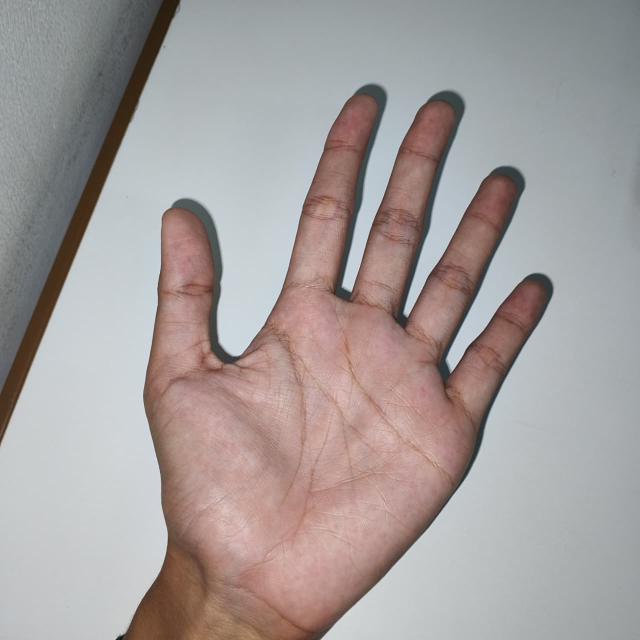
#> input picture bee.jpeg, 1280 x 1280 px (shown at 1/2 size)
$ jupyter execute --allow-errors modul4.ipynb
#> lines starting #> are read from the running program, lines starting #| are printed output that depends on the picture; after the words box and inside, x2 and y2 are one past the last pixel; in counts of white or black regions, pixels touching at a corner belong together
[cell 1]
import numpy as np
import matplotlib.pyplot as plt
import pandas as pd
import cv2

[cell 2]
def resize(citra, tinggi_baru, lebar_baru):
    tinggi_asal, lebar_asal = citra.shape[:2]  # :2 agar aman untuk grayscale maupun RGB
    skala_y = tinggi_asal / tinggi_baru
    skala_x = lebar_asal / lebar_baru

    # Cek apakah citra berwarna atau grayscale
    if len(citra.shape) == 3:
        hasil = np.zeros((tinggi_baru, lebar_baru, citra.shape[2]), dtype=np.uint8)
    else:
        hasil = np.zeros((tinggi_baru, lebar_baru), dtype=np.uint8)

    for i in range(tinggi_baru):
        for j in range(lebar_baru):
            y_asal = min(int(i * skala_y), tinggi_asal - 1)
            x_asal = min(int(j * skala_x), lebar_asal - 1)
            hasil[i, j] = citra[y_asal, x_asal]

    return hasil

[cell 3]
tangan1 = plt.imread("bee.jpeg")
#> tangan1 is the input picture: shape (1280, 1280, 3); mean R, G, B 164.4, 156.9, 155.7

plt.imshow(tangan1)
plt.axis("off")

[cell 4]
tangan2 = cv2.cvtColor(tangan1, cv2.COLOR_BGR2GRAY)
ukurtangan = resize (tangan1, 256, 256 )
tangan = cv2.cvtColor(ukurtangan, cv2.COLOR_BGR2GRAY)
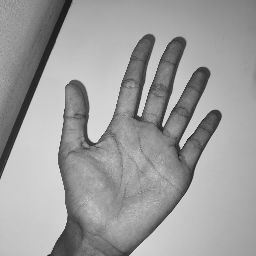
#> tangan: shape (256, 256); min 23, max 229, mean 157.3

plt.subplot(1, 2, 1)
plt.title("Sebelum Resize")
plt.imshow(tangan2, cmap="gray")

plt.subplot(1, 2, 2)
plt.title("Sesudah Resize")
plt.imshow(tangan, cmap="gray")
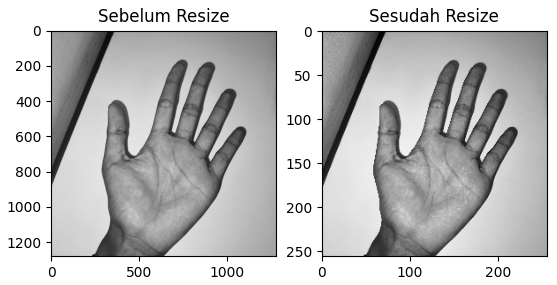
#> figure drawn by matplotlib, 2 panels

[cell 5]
def konvolusi(img, kernel):
    size = kernel.shape[0]
    pad_size = size // 2
    padded = np.pad(img, pad_size, mode='constant')
    canvas = np.zeros_like(img).astype(np.float32)
    height, width = img.shape

    for i in range(height):
        for j in range(width):
            region = padded[i:i+size, j:j+size]
            canvas[i, j] = np.sum(region * kernel)

    return canvas

[cell 6]
kernelSmoothing = np.array([
    [1/10, 1/10, 1/10],
    [1/10, 1/5,  1/10],
    [1/10, 1/10, 1/10]
])

kernelSharpening = np.array([
    [1/9, 1/9, 1/9],
    [1/9, 8/9, 1/9],
    [1/9, 1/9, 1/9]
])

sobelX = np.array([
    [-1, 0, 1],
    [-2, 0, 2],
    [-1, 0, 1]
], dtype=np.float32)

sobelY = np.array([
    [ 1,  2,  1],
    [ 0,  0,  0],
    [-1, -2, -1]
], dtype=np.float32)

prewittX = np.array([
    [-1, 0, 1],
    [-1, 0, 1],
    [-1, 0, 1]
], dtype=np.float32)

prewittY = np.array([
    [ 1,  1,  1],
    [ 0,  0,  0],
    [-1, -1, -1]
], dtype=np.float32)

robertsX = np.array([
    [1, 0],
    [0, -1]
], dtype=np.float32)

robertsY = np.array([
    [0, 1],
    [-1, 0]
], dtype=np.float32)

[cell 7]
def edge(img, kernelx, kernely):
    gx = konvolusi(img, kernelx)
#> in konvolusi, `padded = np.pad(img, pad_size, mode='constant')`:
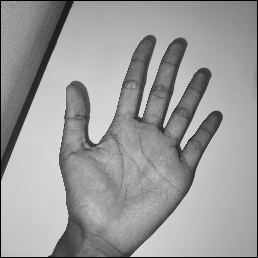
#> padded: shape (258, 258); min 0, max 229, mean 154.9
    gy = konvolusi(img, kernely)
#> after the loop in konvolusi (call 2), `for i in range(height):`:
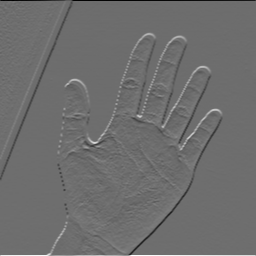
#> canvas: shape (256, 256) float32; min -642, max 844, mean -0.3; drawn with min black and max white

    canvas = np.zeros_like(img, dtype=np.float32)
    canvas = np.abs(gx) + np.abs(gy)
    canvas = canvas * 255.0 / np.max(canvas)

    return np.clip(canvas, 0, 255).astype(np.uint8)

[cell 8]
sobel  = edge(tangan,  sobelX, sobelY)
plt.title("Deteksi Tepi")
plt.imshow(sobel, cmap="gray")

[cell 9]
def tresh(img, nilai):
    h, w = img.shape
    canvas = np.zeros_like(img, dtype = np.uint8)
    for i in range (h):
        for j in range (w):
            if (img[i, j] > nilai):
                canvas[i, j] = 255
            elif(img[i, j] <= nilai):
                canvas[i,j] = 0
    return canvas

[cell 10]
tangantres = tresh (sobel, 20)
#> after the loop in tresh, `for i in range (h):`:
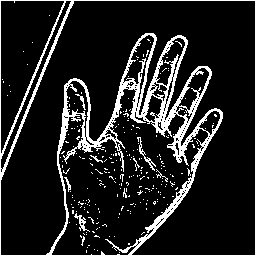
#> canvas: shape (256, 256); 13.4% white in thin lines or dots
plt.title("Tresholding")
plt.imshow(tangantres, cmap="gray")

[cell 11]
kernel_diamond = np.array([
    [1,1,1,1,1],
    [1,1,1,1,1],
    [1,1,1,1,1],
    [1,1,1,1,1],
    [1,1,1,1,1]
])

kernel_cross = np.array([
    [1,1,1],
    [1,1,1],
    [1,1,1]
])

kernel_x = np.array([
    [1,0,0,0,1],
    [0,1,0,1,0],
    [0,0,1,0,0],
    [0,1,0,1,0],
    [1,0,0,0,1]
], dtype=np.uint8)

[cell 12]
# dilasi
def dilasi(img, kernel):
    h, w = img.shape
    k_h, k_w = kernel.shape

    center = k_h // 2
    hasil = np.zeros((h,w))
    for i  in range(center, h - center):
        for j in range(center, w - center):
            if img[i,j] == 255:
                for k in range (k_h):
                    for l in range (k_w):
                        if (kernel[k,l] == 1):
                            hasil [i + k - center, j + l - center] = 255
            else :
                if hasil[i,j] != 255 :
                    hasil[i,j] = 0
    return hasil

[cell 13]
#erosi
def erosi(img, kernel) :
    h, w = img.shape
    k_h, k_w = kernel.shape

    center = k_h // 2
    hasil = np.zeros((h,w))
    for i  in range(center, h - center):
        for j in range(center, w - center):
            cocok = True
            for k in range (k_h):
                for l in range (k_w):
                    if kernel[k,l] == 1 and img[i + k - center, j + l - center] == 0:
                        cocok = False
                        break
                if not cocok :
                    break
            if cocok :
                hasil[i,j] = 255
    return hasil

#opening = erosi + dilasi
#closing = dilasi + erosi

[cell 14]
#thinning
def thinning(img):
    biner = (img > 0).astype(np.uint8)
    h, w = biner.shape
    changed = True

    while changed :
        changed = False
        hapus = []
        #step 1
        for i in range (1, h-1):
            for j in range (1, w-1):
                p1 = biner[i,j]
                if p1 != 1:
                    continue
                p2 = biner[i-1, j]
                p3 = biner[i-1, j+1]
                p4 = biner[i, j+1]
                p5 = biner[i+1, j+1]
                p6 = biner[i+1, j]
                p7 = biner[i+1, j-1]
                p8 = biner[i, j-1]
                p9 = biner[i-1, j-1]

                tetangga = [p2, p3, p4, p5, p6, p7, p8, p9]
                jmlh = np.sum(tetangga)
                transisi = 0
                urutan = tetangga + [p2]

                for k in range(8) :
                    if urutan[k] == 0 and urutan[k+1] == 1:
                        transisi += 1

                if (
                    2 <= jmlh <= 6 and
                    transisi == 1 and
                    p2 * p4 * p6 == 0 and
                    p4 * p6 * p8 == 0
                ) :
                    hapus.append((i,j))
        if hapus :
            changed = True
            for i, j in hapus :
                biner[i,j] = 0
        hapus = []

        #step 2
        for i in range (1, h-1):
            for j in range (1, w-1):
                p1 = biner[i,j]
                if p1 != 1:
                    continue
                p2 = biner[i-1, j]
                p3 = biner[i-1, j+1]
                p4 = biner[i, j+1]
                p5 = biner[i+1, j+1]
                p6 = biner[i+1, j]
                p7 = biner[i+1, j-1]
                p8 = biner[i, j-1]
                p9 = biner[i-1, j-1]

                tetangga = [p2, p3, p4, p5, p6, p7, p8, p9]
                jmlh = np.sum(tetangga)
                transisi = 0
                urutan = tetangga + [p2]

                for k in range(8) :
                    if urutan[k] == 0 and urutan[k+1] == 1:
                        transisi += 1

                if (
                    2 <= jmlh <= 6 and
                    transisi == 1 and
                    p2 * p4 * p8 == 0 and
                    p2 * p6 * p8 == 0
                ) :
                    hapus.append((i,j))
        if hapus :
            changed = True
            for i, j in hapus :
                biner[i,j] = 0

    return biner * 255

[cell 15]
#thickening
def thickening(img, kernel, iterasi=1) :
    hasil = img.copy()
    for _ in range (iterasi):
        hasil = dilasi(hasil, kernel)
    return hasil

[cell 16]
#gradient morph = dilasi - erosi
#pke function
# gradient morphology
def gradient_morph(img, kernel):
    # dilasi - erosi
    hasil_dilasi = dilasi(img, kernel)
    hasil_erosi  = erosi(img, kernel)

    h, w = img.shape
    hasil = np.zeros((h, w))

    for i in range(h):
        for j in range(w):
            selisih = int(hasil_dilasi[i, j]) - int(hasil_erosi[i, j])
            if selisih < 0:
                hasil[i, j] = 0
            elif selisih > 255:
                hasil[i, j] = 255
            else:
                hasil[i, j] = selisih

    return hasil.astype(np.uint8)

#cara cepat
#gradien = np.clip(dilasi(img, kernel).astype(np.int16) - erosi(img, kernel).astype(np.int16), 0, 255).astype(np.uint8)

[cell 17]
tangandilas = dilasi (tangantres, kernel_cross)
#> after the loop in dilasi, `for i  in range(center, h - center):`: hasil: shape (256, 256) float64; 24.5% white; 51 white regions (29 under 20 px), largest, box (x1, y1, x2, y2) and area: (45, 32, 224, 256) 12423, (0, 0, 75, 181) 1930, (70, 203, 108, 247) 489
tanganeros = erosi (tangantres, kernel_cross)
#> after the loop in erosi, `for i  in range(center, h - center):`: hasil: shape (256, 256) float64; 1.5% white in thin lines or dots, all inside (x1, y1, x2, y2) = (1, 1, 222, 255)
tanganopen = dilasi (tanganeros, kernel_cross)
#> after the loop in dilasi (call 2), `for i  in range(center, h - center):`: hasil: shape (256, 256) float64; 6% white; 80 white regions (44 under 20 px), largest, box (x1, y1, x2, y2) and area: (10, 9, 70, 152) 467, (155, 88, 174, 135) 301, (59, 92, 69, 147) 251
tanganlos = erosi (tangandilas, kernel_cross)
#> after the loop in erosi (call 2), `for i  in range(center, h - center):`: hasil: shape (256, 256) float64; 14.6% white; 115 white regions (105 under 20 px), largest, box (x1, y1, x2, y2) and area: (46, 33, 223, 255) 7584, (1, 1, 74, 180) 576, (1, 1, 66, 159) 394
tanganning = thinning (tangantres)
#> in thinning, `biner = (img > 0).astype(np.uint8)`: biner: shape (256, 256); values 0 (black) and 1 (white), 13.4% white in thin lines or dots
#> after the loop in thinning, `while changed :`:
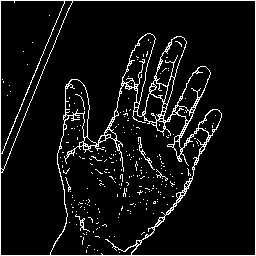
#> biner: shape (256, 256); values 0 (black) and 1 (white), 7.2% white in thin lines or dots
#> in thinning, `return biner * 255`: returned value: shape (256, 256); 7.2% white in thin lines or dots
tanganthi = thickening(tangantres, kernel_cross, iterasi=3)
tangangra = gradient_morph (tangantres, kernel_cross)
#> after the loop in gradient_morph, `for i in range(h):`: hasil: shape (256, 256) float64; 23% white; 51 white regions (29 under 20 px), largest, box (x1, y1, x2, y2) and area: (45, 32, 224, 256) 11546, (0, 0, 75, 181) 1848, (70, 203, 108, 247) 487

plt.figure(figsize=(16, 8))
plt.subplot(2, 4, 1)
plt.title("Dilasi")
plt.imshow(tangandilas, cmap="gray")
plt.axis("off")

plt.subplot(2, 4, 2)
plt.title("Erosi")
plt.imshow(tanganeros, cmap="gray")
plt.axis("off")

plt.subplot(2, 4, 3)
plt.title("opening")
plt.imshow(tanganopen, cmap="gray")
plt.axis("off")

plt.subplot(2, 4, 4)
plt.title("closing")
plt.imshow(tanganlos, cmap="gray")
plt.axis("off")

plt.subplot(2, 4, 5)
plt.title("Thinning")
plt.imshow(tanganning, cmap="gray")
plt.axis("off")

plt.subplot(2, 4, 6)
plt.title("Thickening")
plt.imshow(tanganthi, cmap="gray")
plt.axis("off")

plt.subplot(2, 4, 7)
plt.title("Gradient")
plt.imshow(tangangra, cmap="gray")
plt.axis("off")

[cell 18]
tangandilas1 = dilasi (tangantres, kernel_diamond)
#> after the loop in dilasi (call 7), `for i  in range(center, h - center):`: hasil: shape (256, 256) float64; 33.5% white; 13 white regions, largest, box (x1, y1, x2, y2) and area: (45, 31, 225, 256) 18901, (0, 0, 76, 179) 2677, (93, 202, 102, 215) 71
tanganeros1 = erosi (tangantres, kernel_diamond)
#> after the loop in erosi (call 4), `for i  in range(center, h - center):`: hasil: shape (256, 256) float64; 0.04% white in thin lines or dots, all inside (x1, y1, x2, y2) = (62, 93, 199, 157)
tanganopen1 = dilasi (tanganeros1, kernel_diamond)
#> after the loop in dilasi (call 8), `for i  in range(center, h - center):`: hasil: shape (256, 256) float64; 0.53% white; 10 white regions, largest, box (x1, y1, x2, y2) and area: (60, 128, 66, 140) 62, (62, 118, 68, 126) 48, (115, 103, 120, 110) 35
tanganlos1 = erosi (tangandilas1, kernel_diamond)
#> after the loop in erosi (call 5), `for i  in range(center, h - center):`: hasil: shape (256, 256) float64; 18.6% white; 53 white regions (48 under 20 px), largest, box (x1, y1, x2, y2) and area: (47, 33, 223, 254) 10213, (2, 2, 74, 177) 1657, (137, 185, 157, 195) 78, (78, 199, 90, 210) 78, (99, 180, 106, 188) 23
tanganning1 = thinning (tangantres)
tanganthi1 = thickening(tangantres, kernel_diamond, iterasi=3)
tangangra1 = gradient_morph (tangantres, kernel_diamond)
#> after the loop in gradient_morph (call 2), `for i in range(h):`:
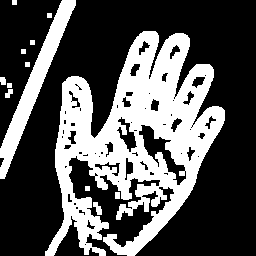
#> hasil: shape (256, 256) float64; 33.4% white; 13 white regions, largest, box (x1, y1, x2, y2) and area: (45, 31, 225, 256) 18872, (0, 0, 76, 179) 2677, (93, 202, 102, 215) 71

plt.figure(figsize=(16, 8))
plt.subplot(2, 4, 1)
plt.title("Dilasi")
plt.imshow(tangandilas1, cmap="gray")
plt.axis("off")

plt.subplot(2, 4, 2)
plt.title("Erosi")
plt.imshow(tanganeros1, cmap="gray")
plt.axis("off")

plt.subplot(2, 4, 3)
plt.title("opening")
plt.imshow(tanganopen1, cmap="gray")
plt.axis("off")

plt.subplot(2, 4, 4)
plt.title("closing")
plt.imshow(tanganlos1, cmap="gray")
plt.axis("off")

plt.subplot(2, 4, 5)
plt.title("Thinning")
plt.imshow(tanganning1, cmap="gray")
plt.axis("off")

plt.subplot(2, 4, 6)
plt.title("Thickening")
plt.imshow(tanganthi1, cmap="gray")
plt.axis("off")

plt.subplot(2, 4, 7)
plt.title("Gradient")
plt.imshow(tangangra1, cmap="gray")
plt.axis("off")

# analisis untuk perbandingan yang 3x3 dan 5x5
hasil untuk 3x3 dengan elemennya bernilai 1 citra hasil morfologi yang dihasilkan masih menampilkan piksel yang tebal sedangkan pada 5x5 pikselnya lebih tipis.

[cell 19]
tanganopen2 = dilasi (tanganopen, kernel_cross)
#> after the loop in dilasi (call 13), `for i  in range(center, h - center):`: hasil: shape (256, 256) float64; 11.1% white; 38 white regions, largest, box (x1, y1, x2, y2) and area: (154, 47, 189, 136) 1124, (0, 0, 75, 178) 1062, (129, 75, 155, 124) 737
tangabe = erosi (tanganopen2, kernel_cross)
#> after the loop in erosi (call 7), `for i  in range(center, h - center):`:
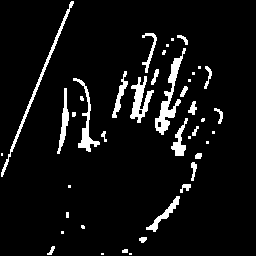
#> hasil: shape (256, 256) float64; 6.5% white; 42 white regions (19 under 20 px), largest, box (x1, y1, x2, y2) and area: (155, 48, 186, 135) 704, (1, 1, 74, 177) 560, (130, 76, 154, 123) 493

tanganopen3 = dilasi (tanganopen, kernel_cross)

tanganclos2 = erosi (tanganlos, kernel_cross)
#> after the loop in erosi (call 8), `for i  in range(center, h - center):`:
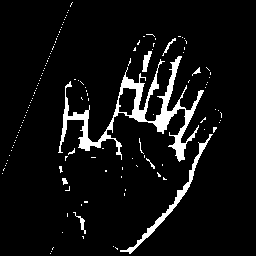
#> hasil: shape (256, 256) float64; 6.4% white; 138 white regions (130 under 20 px), largest, box (x1, y1, x2, y2) and area: (58, 56, 204, 162) 2881, (120, 134, 213, 254) 676, (142, 51, 152, 72) 107
tangabe1 = dilasi (tanganclos2, kernel_cross)
#> after the loop in dilasi (call 15), `for i  in range(center, h - center):`:
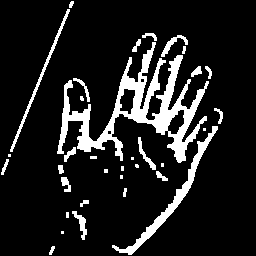
#> hasil: shape (256, 256) float64; 12.2% white; 34 white regions (11 under 20 px), largest, box (x1, y1, x2, y2) and area: (57, 42, 209, 163) 4881, (112, 126, 218, 255) 1175, (10, 9, 70, 152) 467

tanganbe2 = erosi (tanganlos, kernel_cross)

plt.figure(figsize=(16, 8))
plt.subplot(2, 4, 1)
plt.title("Opening + Closing")
plt.imshow(tangabe, cmap="gray")
plt.axis("off")

plt.subplot(2, 4, 2)
plt.title("Opening + Dilasi")
plt.imshow(tanganopen3, cmap="gray")
plt.axis("off")

plt.subplot(2, 4, 3)
plt.title("Closing + Opening")
plt.imshow(tangabe1, cmap="gray")
plt.axis("off")

plt.subplot(2, 4, 4)
plt.title("Closing + Erosi")
plt.imshow(tanganbe2, cmap="gray")
plt.axis("off")

$ run again, with tangan.jpeg copied over bee.jpeg
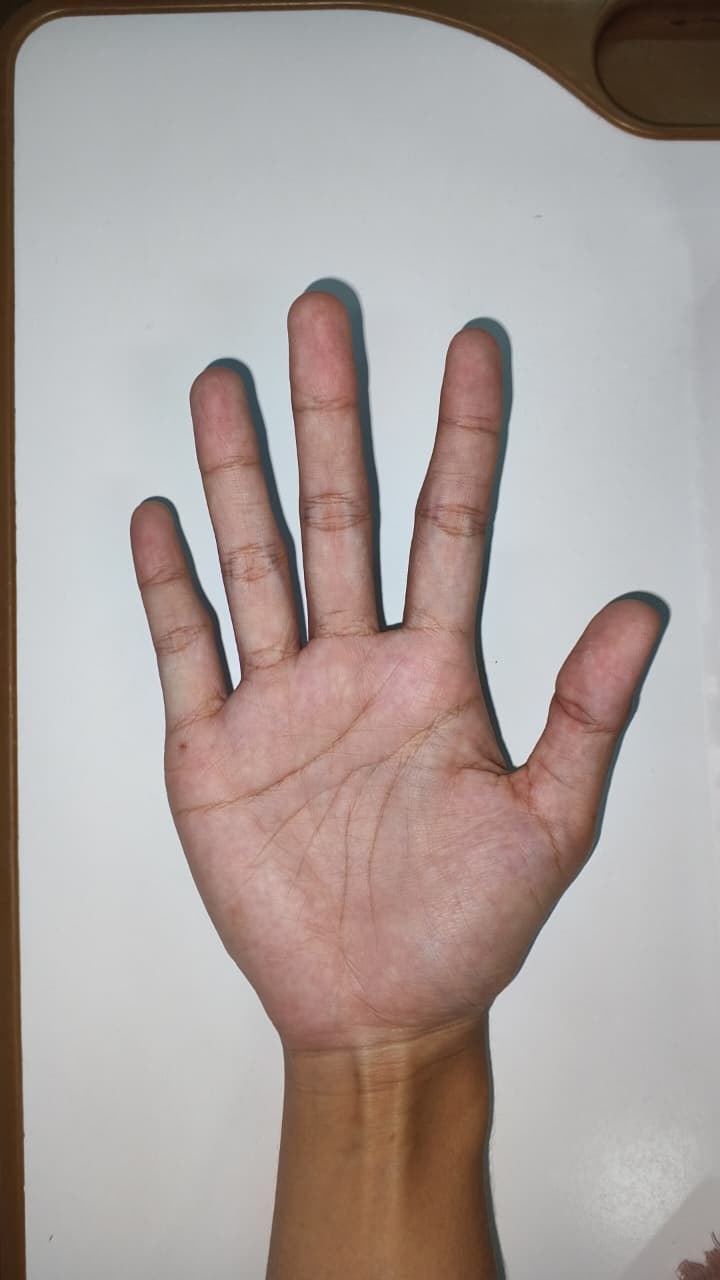
#> input picture tangan.jpeg, 720 x 1280 px
#> tangan1 is the input picture: shape (1280, 720, 3); mean R, G, B 171.1, 160.4, 156.9
#> after the loop in tresh, `for i in range (h):`:
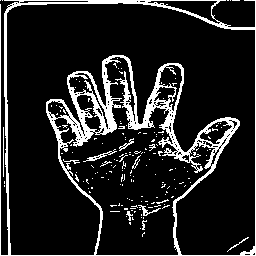
#> canvas: shape (256, 256); 13.6% white; 170 white regions (157 under 20 px), largest, box (x1, y1, x2, y2) and area: (0, 0, 256, 256) 7901, (83, 149, 117, 162) 88, (138, 205, 161, 216) 67
#> after the loop in dilasi (call 15), `for i  in range(center, h - center):`:
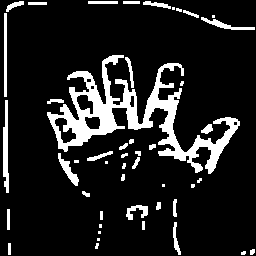
#> hasil: shape (256, 256) float64; 12.9% white; 47 white regions (15 under 20 px), largest, box (x1, y1, x2, y2) and area: (47, 55, 240, 174) 5638, (3, 100, 9, 193) 395, (4, 13, 7, 97) 252
